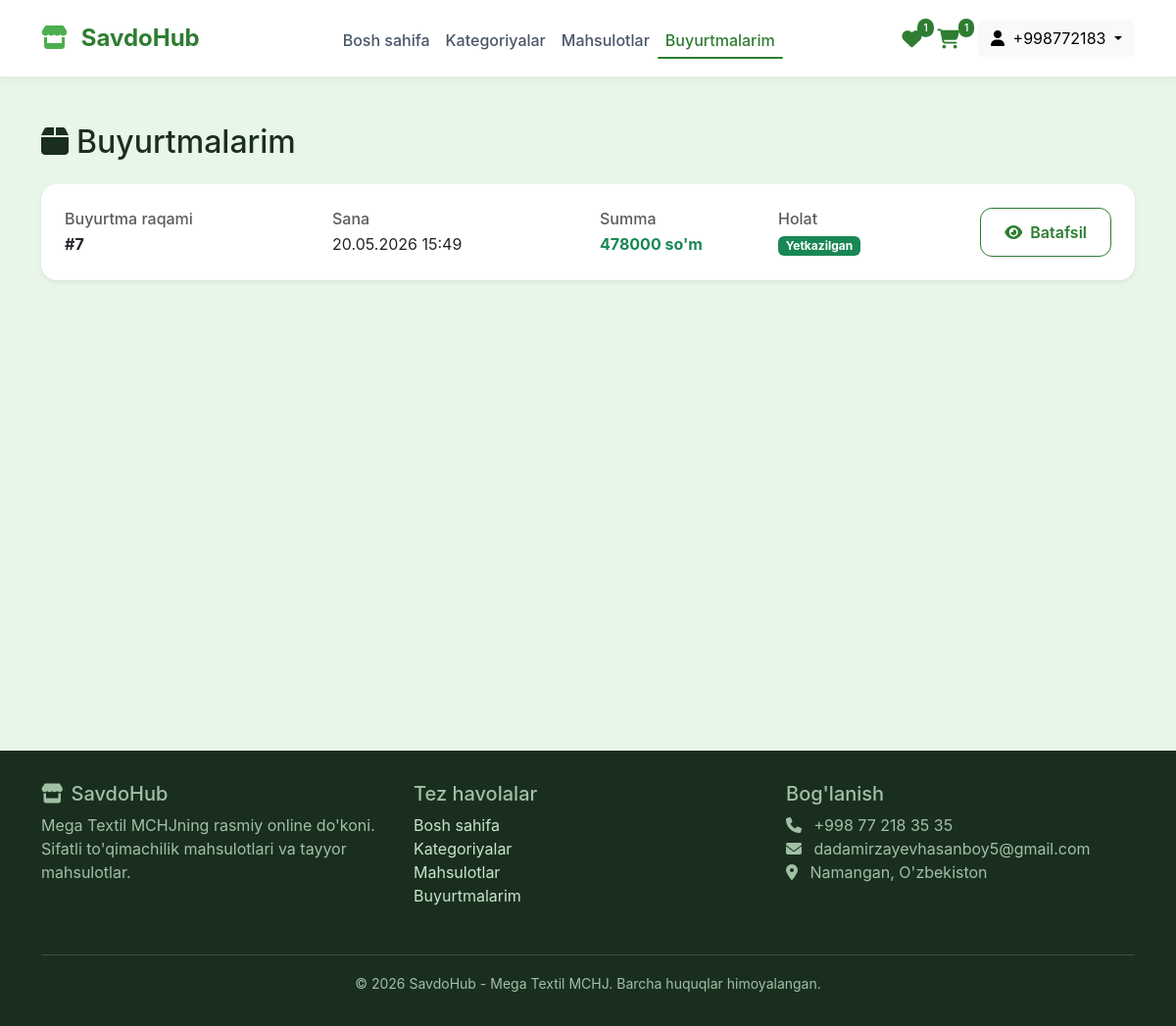
Page /my-orders/ (signed in) on the earlier database version.
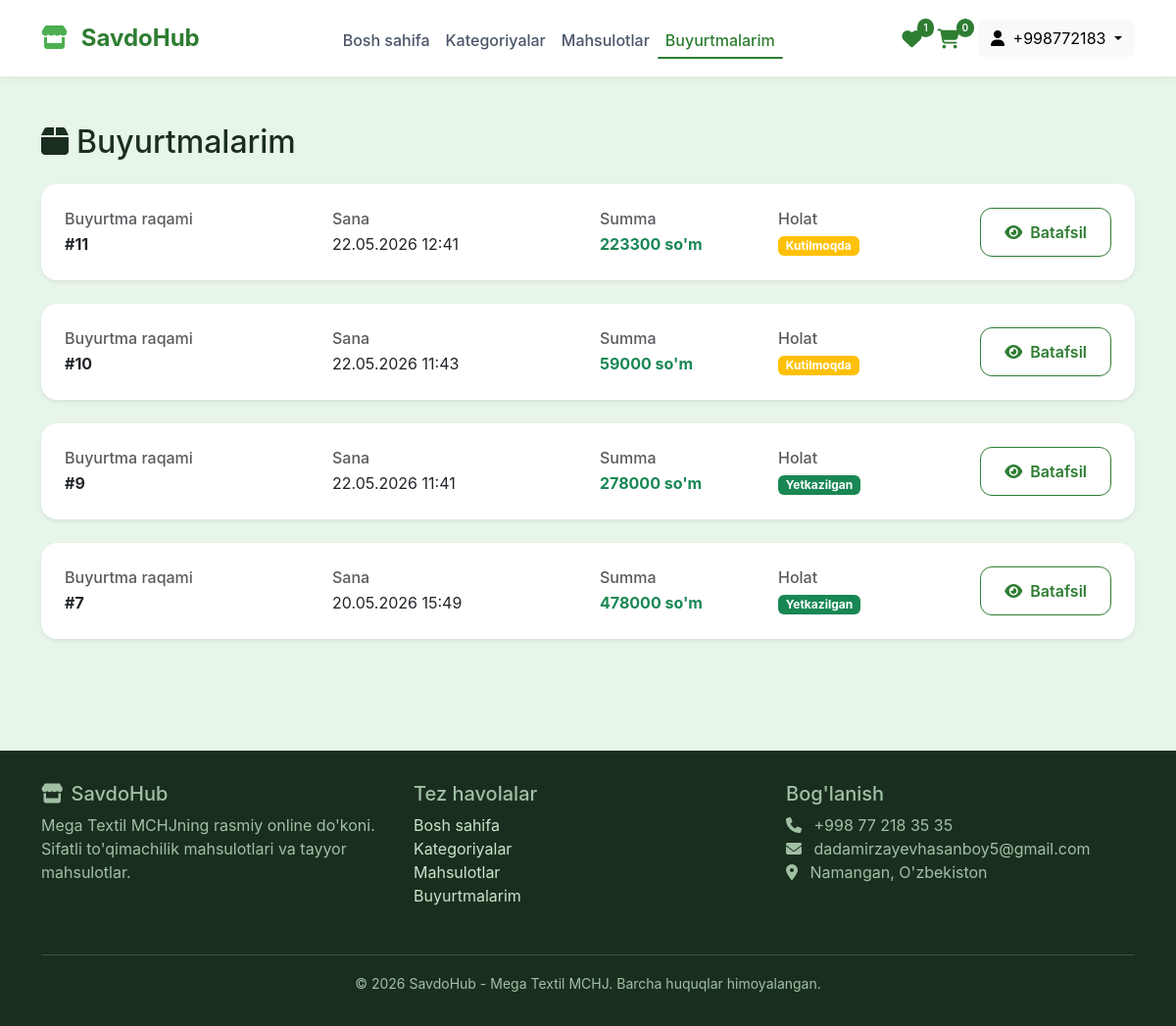
Same page on the later database version.
### shop/models.py (models this page shows, shortened)
class Order(models.Model):
    STATUS_CHOICES = [
        ('pending', 'Kutilmoqda'),
        ('confirmed', 'Tasdiqlangan'),
        ('shipped', 'Yuborilgan'),
        ('delivered', 'Yetkazilgan'),
        ('cancelled', 'Bekor qilingan'),
    ]
    user = models.ForeignKey(User, on_delete=models.CASCADE, related_name='orders')
    full_name = models.CharField(max_length=200)
    address = models.TextField()
    phone = models.CharField(max_length=20)
    notes = models.TextField(blank=True, null=True)
    total_amount = models.DecimalField(max_digits=10, decimal_places=2)
    status = models.CharField(max_length=20, choices=STATUS_CHOICES, default='pending')
    created_at = models.DateTimeField(auto_now_add=True)

### shop/views.py (the view)
# urls.py: path('my-orders/', views.my_orders_view, name='my_orders'),
def my_orders_view(request):
    if not request.user.is_authenticated:
        messages.warning(request, 'Buyurtmalaringizni ko\'rish uchun tizimga kiring!')
        return redirect('accounts:login')
    orders = Order.objects.filter(user=request.user).order_by('-created_at')
    context = {
        'orders': orders,
        'cart_total_items': get_cart_total_items(request),
        'wishlist_count': get_wishlist_count(request),
    }
    return render(request, 'shop/my_orders.html', context)

### shop/models.py (called while the page is built)
    @property
    def total_items(self):
        return sum(item.quantity for item in self.items.all())

### shop/views.py (called while the page is built)
def get_cart_total_items(request):
    if request.user.is_authenticated:
        cart = Cart.objects.filter(user=request.user).first()
        return cart.total_items if cart else 0
    else:
        session_cart = get_or_create_session_cart(request)
        return session_cart.total_items

def get_wishlist_count(request):
    if request.user.is_authenticated:
        return Wishlist.objects.filter(user=request.user).count()
    return 0

### shop/templates/shop/my_orders.html (shortened to what this page needs)
{% extends 'shop/base.html' %}
{% block content %}
<div class="container">
    <h2 class="mb-4" style="color: #1a2e1f;"><i class="fas fa-box me-2"></i>Buyurtmalarim</h2>
    {% if orders %}
    <div class="row">
        {% for order in orders %}
        <div class="col-12 mb-4">
            <div class="card border-0 shadow-sm rounded-4">
                <div class="card-body p-4">
                    <div class="row align-items-center">
                        <div class="col-md-3">
                            <h6 class="text-muted mb-1">Buyurtma raqami</h6>
                            <p class="fw-bold mb-0">#{{ order.id }}</p>
                        </div>
                        <div class="col-md-3">
                            <h6 class="text-muted mb-1">Sana</h6>
                            <p class="mb-0">{{ order.created_at|date:"d.m.Y H:i" }}</p>
                        </div>
                        <div class="col-md-2">
                            <h6 class="text-muted mb-1">Summa</h6>
                            <p class="fw-bold text-success mb-0">{{ order.total_amount|floatformat:0 }} so'm</p>
                        </div>
                        <div class="col-md-2">
                            <h6 class="text-muted mb-1">Holat</h6>
                            <span class="badge
                                {% if order.status == 'pending' %}bg-warning
                                {% elif order.status == 'confirmed' %}bg-info
                                {% elif order.status == 'shipped' %}bg-primary
                                {% elif order.status == 'delivered' %}bg-success
                                {% else %}bg-danger{% endif %}">
                                {{ order.get_status_display }}
                            </span>
                        </div>
                        <div class="col-md-2 text-md-end">
                            <button class="btn-outline-custom btn-sm" onclick="toggleOrderDetails({{ order.id }})">
                                <i class="fas fa-eye me-1"></i> Batafsil
                            </button>
                        </div>
                    </div>
                </div>
            </div>
        </div>
        {% endfor %}
    </div>
    {% endif %}
</div>
{% endblock %}

### shop/templates/shop/base.html (shortened to what the changed rows need)
<!DOCTYPE html>
<html lang="uz">
<head>
    <link href="https://cdn.jsdelivr.net/npm/bootstrap@5.3.0/dist/css/bootstrap.min.css" rel="stylesheet">
    <link rel="stylesheet" href="https://cdnjs.cloudflare.com/ajax/libs/font-awesome/6.5.1/css/all.min.css">
</head>
<body>
<nav class="navbar navbar-expand-lg sticky-top">
    <div class="container">
        <div class="collapse navbar-collapse" id="navbarNav">
            <div class="d-flex gap-3 align-items-center">
                <a href="{% url 'shop:cart' %}" class="cart-badge position-relative">
                    <i class="fas fa-shopping-cart fa-lg" style="color: #2e7d32; margin-right: 3px;">
                    </i>
                    <span class="cart-count" id="cartCount">{{ cart_total_items|default:0 }}</span>
                </a>
            </div>
        </div>
    </div>
</nav>
<div class="main-container">
    {% block content %}{% endblock %}
</div>
</body>
</html>

Differences in the rows shown:
added Order: id "11", created_at "22.05.2026 12:41", total_amount "223300", status "Kutilmoqda"
added Order: id "10", created_at "22.05.2026 11:43", total_amount "59000", status "Kutilmoqda"
added Order: id "9", created_at "22.05.2026 11:41", total_amount "278000", status "Yetkazilgan"
Other differences:
{{ cart_total_items|default:0 }}: "1" → "0"
